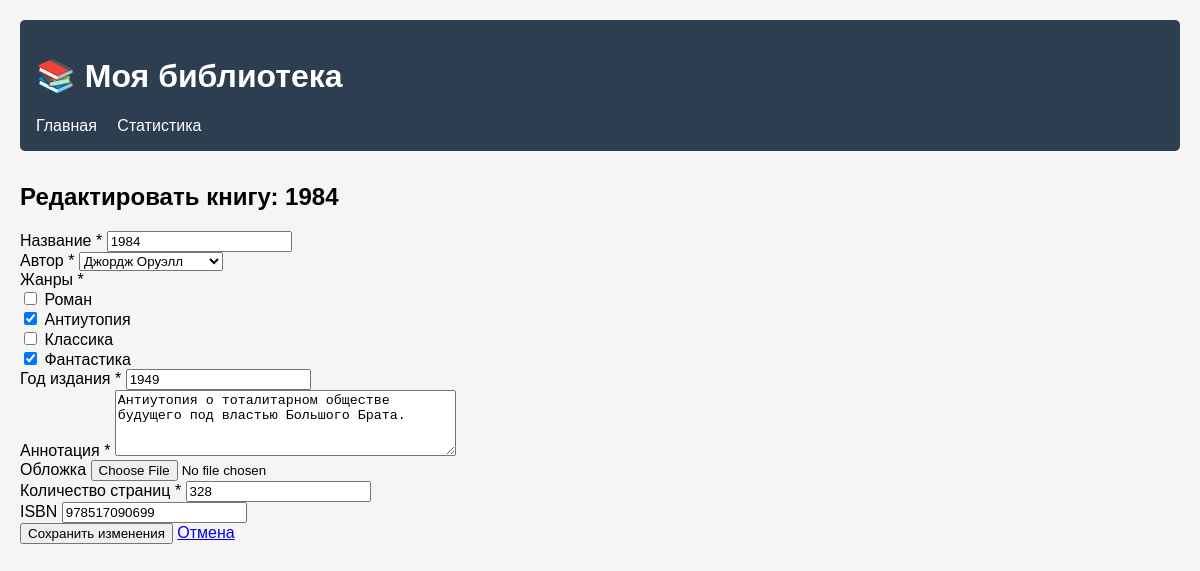
Screenshot of /book/2/edit/ (signed in) with the database file from the repository.
### catalog/models.py (models this page shows, shortened)
class Book(models.Model):
    title = models.CharField(max_length=200, verbose_name="Название")
    author = models.ForeignKey(Author, on_delete=models.CASCADE, verbose_name="Автор")
    genres = models.ManyToManyField(Genre, verbose_name="Жанры")
    publication_year = models.IntegerField(
        validators=[MinValueValidator(1000), MaxValueValidator(2030)],
        verbose_name="Год издания"
    )
    annotation = models.TextField(verbose_name="Аннотация")
    cover = models.ImageField(upload_to='covers/', blank=True, verbose_name="Обложка")
    pages = models.IntegerField(default=0, verbose_name="Количество страниц")
    isbn = models.CharField(max_length=13, blank=True, verbose_name="ISBN")
    created_at = models.DateTimeField(auto_now_add=True, verbose_name="Дата добавления")
    updated_at = models.DateTimeField(auto_now=True, verbose_name="Дата обновления")
    class Meta:
        verbose_name = "Книга"
        verbose_name_plural = "Книги"
        ordering = ['-created_at']

### catalog/views.py (the view)
# urls.py: path('book/<int:pk>/edit/', views.edit_book, name='edit_book'),
@login_required
def edit_book(request, pk):
    book = get_object_or_404(Book, pk=pk)
    if request.method == 'POST':
        form = BookEditForm(request.POST, request.FILES, instance=book)
        if form.is_valid():
            form.save()
            messages.success(request, f'Изменения в книге "{book.title}" успешно сохранены!')
            return redirect('book_detail', pk=book.pk)
    else:
        form = BookEditForm(instance=book)
    return render(request, 'catalog/book_form.html', {
        'form': form,
        'title': f'Редактировать книгу: {book.title}',
        'button_text': 'Сохранить изменения'
    })

### catalog/forms.py
class BookEditForm(forms.ModelForm):
    class Meta:
        model = Book
        fields = ['title', 'author', 'genres', 'publication_year', 'annotation', 'cover', 'pages', 'isbn']
        widgets = {
            'genres': forms.CheckboxSelectMultiple,
            'annotation': forms.Textarea(attrs={'rows': 4}),
        }

### catalog/models.py (called while the page is built)
    def __str__(self):
        return self.name

    def __str__(self):
        return self.name

### templates/catalog/book_form.html (shortened to what this page needs)
{% extends 'catalog/base.html' %}
{% load static %}
{% block content %}
<div class="container">
    <div class="row justify-content-center">
        <div class="col-md-8">
            <div class="card">
                <div class="card-header">
                    <h2 class="card-title mb-0">{{ title }}</h2>
                </div>
                <div class="card-body">
                    <form method="post" enctype="multipart/form-data" novalidate>
                        {% for field in form %}
                            <div class="mb-3">
                                <label for="{{ field.id_for_label }}" class="form-label">
                                    {{ field.label }}
                                    {% if field.field.required %}<span class="text-danger">*</span>{% endif %}
                                </label>
                                {{ field }}
                            </div>
                        {% endfor %}
                        <div class="d-flex gap-2">
                            <button type="submit" class="btn btn-primary">{{ button_text }}</button>
                            <a href="{% url 'book_list' %}" class="btn btn-secondary">Отмена</a>
                        </div>
                    </form>
                </div>
            </div>
        </div>
    </div>
</div>
{% endblock %}

### templates/catalog/base.html (style rules this page uses)
body { font-family: Arial, sans-serif; max-width: 1200px; margin: 0 auto; padding: 20px; background-color: #f5f5f5; }

### rows the page displays
Book: form "1984" "Джордж Оруэлл" "1949" "Антиутопия о тоталитарном обществе будущего под властью Большого Брата." "328" "978517090699"

### other values shown
{{ title }} "Редактировать книгу: 1984"
{{ field.label }} "Название" "Автор" "Жанры" "Год издания" "Аннотация" "Обложка" "Количество страниц" "ISBN"
{{ button_text }} "Сохранить изменения"
